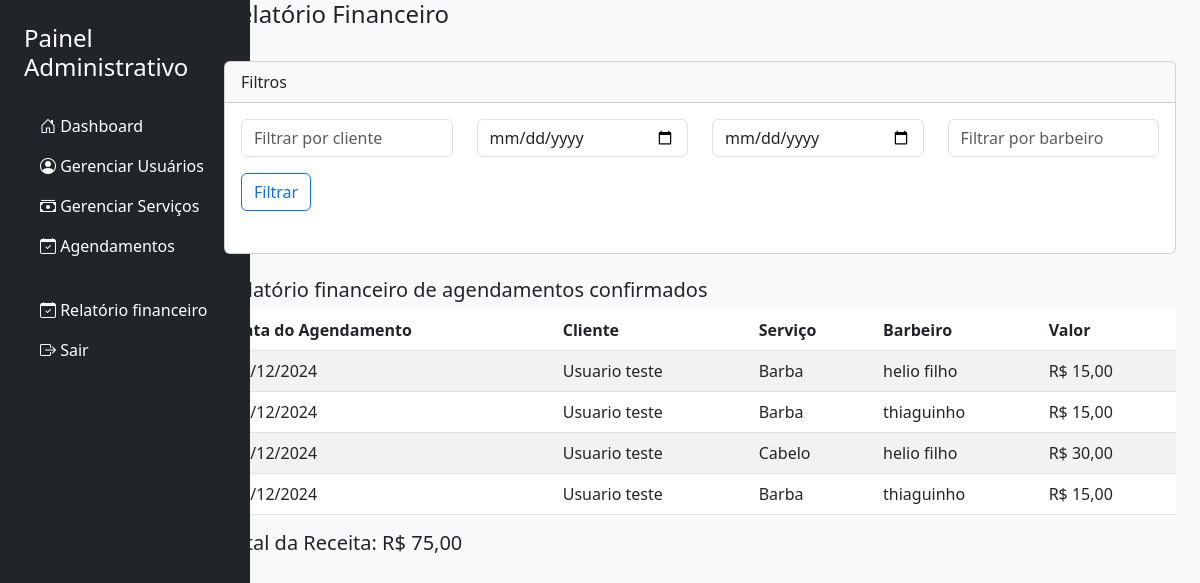
Page /views/admin/finance.php (signed in) on the committed database.
### tables this page shows
CREATE TABLE `agendamentos` (
  `agendamento_id` int(11) NOT NULL,
  `tenant_id` int(11) NOT NULL,
  `cliente_id` int(11) NOT NULL,
  `servico_id` int(11) NOT NULL,
  `barbeiro_id` int(11) NOT NULL,
  `data_agendamento` datetime NOT NULL,
  `status` enum('pendente','confirmado','cancelado','concluido') DEFAULT 'pendente',
  `observacoes` text DEFAULT NULL,
  `pago` tinyint(1) DEFAULT NULL,
  `data_pagamento` date DEFAULT NULL,
  `created_at` timestamp NOT NULL DEFAULT current_timestamp(),
  `updated_at` timestamp NOT NULL DEFAULT current_timestamp() ON UPDATE current_timestamp()
);

CREATE TABLE `usuarios` (
  `user_id` int(11) NOT NULL,
  `tenant_id` int(11) NOT NULL,
  `nome` varchar(255) NOT NULL,
  `email` varchar(255) NOT NULL,
  `senha` varchar(255) NOT NULL,
  `tipo` enum('gestor','cliente','barbeiro') NOT NULL,
  `telefone` varchar(20) DEFAULT NULL,
  `ativo` tinyint(1) DEFAULT 1,
  `created_at` timestamp NOT NULL DEFAULT current_timestamp(),
  `updated_at` timestamp NOT NULL DEFAULT current_timestamp() ON UPDATE current_timestamp()
);

CREATE TABLE `servicos` (
  `servico_id` int(11) NOT NULL,
  `tenant_id` int(11) NOT NULL,
  `nome` varchar(255) NOT NULL,
  `descricao` text DEFAULT NULL,
  `duracao` int(11) NOT NULL,
  `preco` decimal(10,2) NOT NULL,
  `ativo` tinyint(1) DEFAULT 1,
  `created_at` timestamp NOT NULL DEFAULT current_timestamp(),
  `updated_at` timestamp NOT NULL DEFAULT current_timestamp() ON UPDATE current_timestamp()
);

### views/admin/finance.php (the view, shortened to what this page needs)
<?php
$tenant_id = $_SESSION['tenant_id'];
$pdo = getDatabaseConnection();
function gerarRelatorioFinanceiro($data_inicio = '', $data_fim = '', $cliente_nome = '', $barbeiro_nome = '', $tenant_id)
{
    global $pdo;
    $query = "
        SELECT b.nome AS barbeiro_nome, a.barbeiro_id, a.agendamento_id AS agendamento_id, a.data_agendamento, a.cliente_id,
               s.nome AS servico_nome, s.preco AS servico_valor, c.nome AS cliente_nome
        FROM agendamentos a
        JOIN servicos s ON a.servico_id = s.servico_id
        JOIN usuarios c ON a.cliente_id = c.user_id
        JOIN usuarios b ON a.barbeiro_id = b.user_id AND b.tipo = 'barbeiro'
        WHERE a.pago = 1 AND a.tenant_id = :tenant_id
    ";
    $query .= " ORDER BY a.data_agendamento DESC";
    try {
        $stmt = $pdo->prepare($query);
        $stmt->bindParam(':tenant_id', $tenant_id);
        $stmt->execute();
        $total_receita = 0;
        echo '<h5>Relatório financeiro de agendamentos confirmados</h5>';
        echo '<table class="table table-striped">';
        echo '<thead>';
        echo '<tr>';
        echo '<th>Data do Agendamento</th>';
        echo '<th>Cliente</th>';
        echo '<th>Serviço</th>';
        echo '<th>Barbeiro</th>';
        echo '<th>Valor</th>';
        echo '</tr>';
        echo '</thead>';
        echo '<tbody>';
        if ($stmt->rowCount() > 0) {
            while ($row = $stmt->fetch()) {
                $data_agendamento = date('d/m/Y', strtotime($row['data_agendamento']));
                $cliente_nome = htmlspecialchars($row['cliente_nome']);
                $servico_nome = htmlspecialchars($row['servico_nome']);
                $barbeiro_nome = htmlspecialchars($row['barbeiro_nome']);
                $servico_valor = number_format($row['servico_valor'], 2, ',', '.');
                $total_receita += $row['servico_valor'];
                echo "<tr>";
                echo "<td>{$data_agendamento}</td>";
                echo "<td>{$cliente_nome}</td>";
                echo "<td>{$servico_nome}</td>";
                echo "<td>{$barbeiro_nome}</td>";
                echo "<td>R$ {$servico_valor}</td>";
                echo "</tr>";
            }
        } else {
            echo '<tr><td colspan="5">Nenhum agendamento confirmado encontrado.</td></tr>';
        }
        echo '</tbody>';
        echo '</table>';
        $total_receita_formatado = number_format($total_receita, 2, ',', '.');
        echo "<h5>Total da Receita: R$ {$total_receita_formatado}</h5>";
    } catch (PDOException $e) {
        echo "Erro ao consultar os dados: " . $e->getMessage();
    }
}
$data_inicio = isset($_GET['data_inicio']) ? $_GET['data_inicio'] : '';
$data_fim = isset($_GET['data_fim']) ? $_GET['data_fim'] : '';
$cliente_nome = isset($_GET['cliente_nome']) ? $_GET['cliente_nome'] : '';
$barbeiro_nome = isset($_GET['barbeiro_nome']) ? $_GET['barbeiro_nome'] : '';
?>
<?php include('../partials/header.php') ?>
<body class="bg-light">
    <div class="container-fluid">
        <div class="row">
            <?php include('../partials/menu.php') ?>
            <main class="main-content col-md-9 ms-sm-auto col-lg-10 px-4">
                <div class="d-flex justify-content-between align-items-center mb-4">
                    <h4>Relatório Financeiro</h4>
                </div>
                <div class="card mb-4">
                    <div class="card-header">
                        Filtros
                    </div>
                    <div class="card-body">
                        <form method="GET" action="finance.php">
                            <div class="row">
                                <div class="col-md-3 mb-3">
                                    <input type="text" name="cliente_nome" placeholder="Filtrar por cliente"
                                        class="form-control" value="<?php echo $cliente_nome; ?>" />
                                </div>
                                <div class="col-md-3 mb-3">
                                    <input type="date" name="data_inicio" placeholder="Data Início" class="form-control"
                                        value="<?php echo $data_inicio; ?>" />
                                </div>
                                <div class="col-md-3 mb-3">
                                    <input type="date" name="data_fim" placeholder="Data Fim" class="form-control"
                                        value="<?php echo $data_fim; ?>" />
                                </div>
                                <div class="col-md-3 mb-3">
                                    <input type="text" name="barbeiro_nome" placeholder="Filtrar por barbeiro"
                                        class="form-control" value="<?php echo $barbeiro_nome; ?>" />
                                </div>
                                <div class="col-md-3 mb-3 d-flex align-items-end">
                                    <button type="submit" class="btn btn-outline-primary">Filtrar</button>
                                </div>
                            </div>
                        </form>
                    </div>
                </div>
                <?php gerarRelatorioFinanceiro($data_inicio, $data_fim, $cliente_nome, $barbeiro_nome, $tenant_id); ?>
            </main>
        </div>
    </div>
</body>
</html>

### views/partials/header.php (style rules this page uses)
.main-content { margin-left: 250px; }
.card-body { min-height: 150px; }

### rows in the picture
agendamentos: data_agendamento "16/12/2024", cliente.nome "Usuario teste", servico.nome "Barba", usuarios.nome "helio filho", servico.preco "15,00"
agendamentos: data_agendamento "16/12/2024", cliente.nome "Usuario teste", servico.nome "Barba", usuarios.nome "thiaguinho", servico.preco "15,00"
agendamentos: data_agendamento "16/12/2024", cliente.nome "Usuario teste", servico.nome "Cabelo", usuarios.nome "helio filho", servico.preco "30,00"
agendamentos: data_agendamento "16/12/2024", cliente.nome "Usuario teste", servico.nome "Barba", usuarios.nome "thiaguinho", servico.preco "15,00"

### other values in the picture
$total_receita_formatado "75,00"
